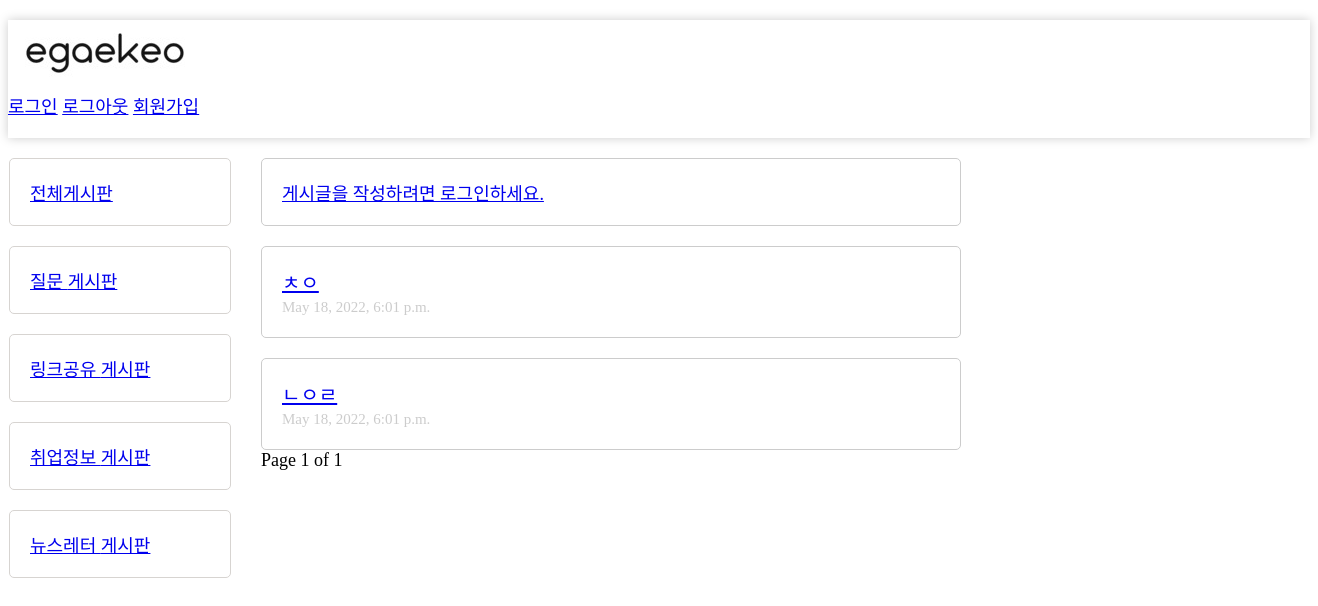
Page /category/취업정보 on the committed database.
### main/models.py (models this page shows, shortened)
class Category(models.Model):
    name = models.CharField(max_length=255)
    class Meta:
        verbose_name = "Category"
        verbose_name_plural = "Categories"

class Post(models.Model):
    user = models.ForeignKey(settings.AUTH_USER_MODEL,
                             on_delete=models.CASCADE, default="", null=True)
    category = models.ForeignKey(
        Category, on_delete=models.CASCADE, default="", null=True)
    like_users = models.ManyToManyField(
        settings.AUTH_USER_MODEL, related_name='like_post')
    title = models.CharField(max_length=100)
    upload_time = models.DateTimeField(default=timezone.now)
    contents = models.TextField()

### main/views.py (the view)
# urls.py: path('category/<str:cats>', views.categoryIndex, name="category_index"),
def categoryIndex(request, cats):
    cate_list = Category.objects.all()
    category_posts = Post.objects.filter(category__name=cats).filter(
        upload_time__lte=timezone.now()).order_by('-upload_time')
    paginator = Paginator(category_posts, 6)
    page_number = request.GET.get('page')
    page_obj = paginator.get_page(page_number)
    return render(request, 'category_index.html', {'cate_list': cate_list, 'page_obj': page_obj})

### main/templates/category_index.html
{%extends 'base1.html'%}
{%block content%}
<div class="post_in_rank">
    {%for post in page_obj %}
        <li class="post_detail"><a class="post_title" href="{%url 'detail' pk=post.id %}">{{post.title}}</a>
        </br><span class="upload_time">{{post.upload_time}}</span></li>
    {%endfor%}
</div>
{%endblock%}

### main/templates/base1.html (shortened to what this page needs)
<!DOCTYPE html>
<html lang="en">
<head>
    {%load static%}
    <link rel = "stylesheet" href="{%static '/css/style.css'%}">
</head>
<body>
    <header>
        <div class="logo"><img src="/static/images/logo.png"></div>
        <div class="login">
            <a href="{%url 'common:login'%}">로그인</a>
            <a href="{%url 'common:logout'%}">로그아웃</a>
            <a href="{%url 'common:signup'%}">회원가입</a>
        </div>
    </header>
    <div class="main">
        <div class="nav">
            <li class="board-1"><a href="{%url 'index'%}">전체게시판</a></li>
            {%for item in cate_list%}
            <li class="board-1"><a href="{%url 'category_index' item.name%}">{{item.name}} 게시판</a></li>
            {%endfor%}
        </div>
        <div class="post">
            <div class="post_new">
                {%if request.user.is_authenticated%}
                    <a href="{%url 'create'%}">게시글 작성</a>
                {%else%}
                    <a href="{%url 'common:login'%}">게시글을 작성하려면 로그인하세요.</a>
                {%endif%}
            </div>
            {%block content%}
            {%endblock%}
            <div>
                Page {{page_obj.number}} of {{page_obj.paginator.num_pages}}
            </div>
        </div>
    </div>
</body>
</html>

### main/static/css/style.css (style rules this page uses)
* { font-family: 'Pretendard-Regular'; font-size: 18px; }
ul, li { list-style-type: none; }
header { margin: 20px 0px; padding-bottom: 20px; box-shadow: 0px 0px 10px #ccc; }
.main { display: flex; width: 1300px; padding: 0; margin: auto; }
.board-1 { width: 180px; border-radius: 5px; border: 1px solid rgb(215, 212, 209); padding: 20px; margin-bottom: 20px; font-size: 20px; }
.post { width: 700px; margin: 0 30px; }
.post_new { border: 1px solid #ccc; border-radius: 5px; padding: 20px; font-style: bold; }
.post_detail { border: 1px solid #ccc; border-radius: 5px; padding: 20px; margin-top: 20px; background-color: white; }
.post_title { font-size: 20px; }
.upload_time { font-size: 15px; color: #ccc }

### rows in the picture
Category: name "질문"
Category: name "링크공유"
Category: name "취업정보"
Category: name "뉴스레터"
Post: title "ㅊㅇ", upload_time "May 18, 2022, 6:01 p.m."
Post: title "ㄴㅇㄹ", upload_time "May 18, 2022, 6:01 p.m."

### other values in the picture
{{ page_obj.number }} "1"
{{ page_obj.paginator.num_pages }} "1"
